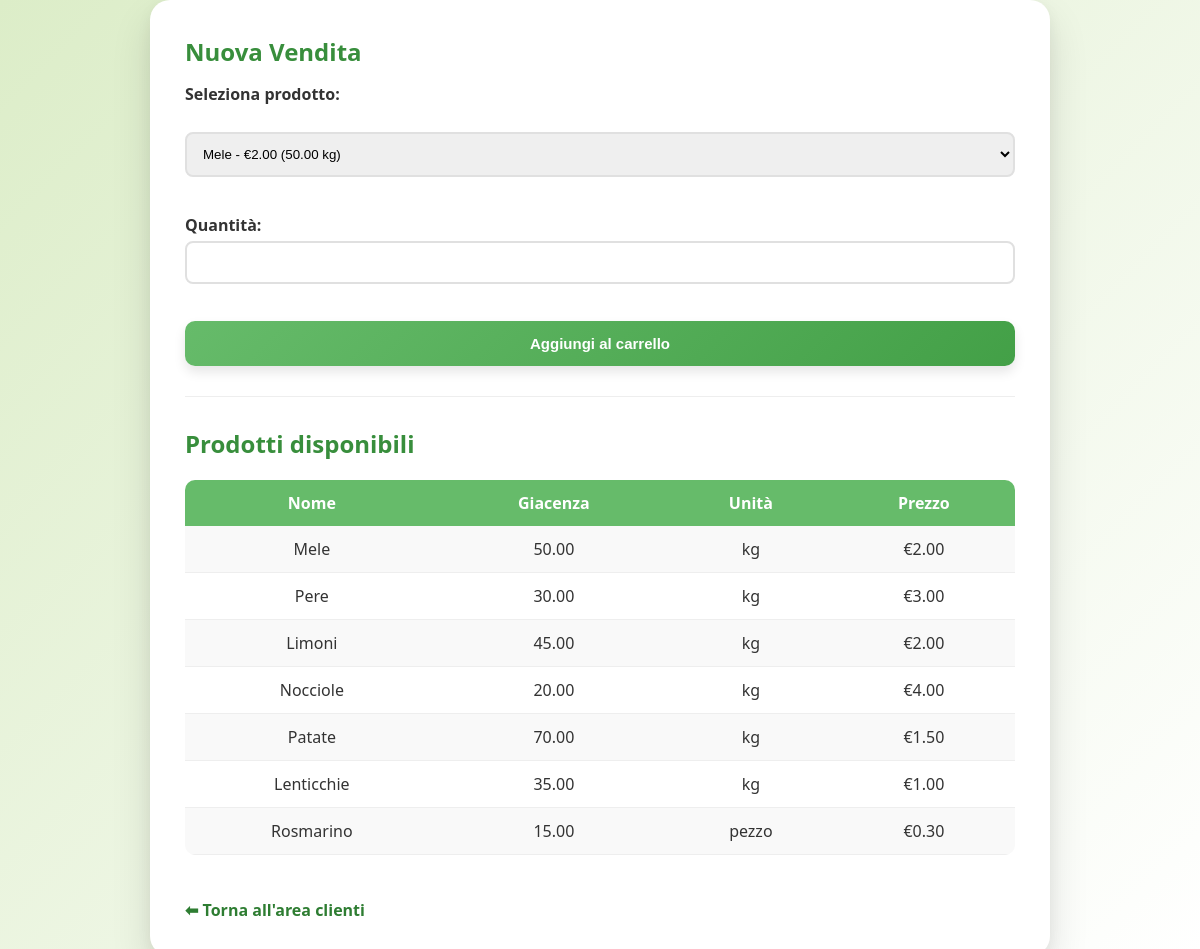
The page /acquisti.php (signed in) on the database its author committed.
### tables this page shows
CREATE TABLE Prezzi (
    idPrezzo INT AUTO_INCREMENT PRIMARY KEY,
    idProdotto INT,
    prezzo DECIMAL(10,2),
    dataInizioValidita DATE,
    dataFineValidita DATE,
    FOREIGN KEY (idProdotto) REFERENCES Prodotti(idProdotto) ON DELETE CASCADE
);

CREATE TABLE Prodotti (
    idProdotto INT AUTO_INCREMENT PRIMARY KEY,
    nome VARCHAR(100),
    giacenza DECIMAL(10,2),
    unitaMisura ENUM('kg', 'pezzo'),
    categoria VARCHAR(100),
    tipo ENUM('fresco', 'riserva', 'confezionato')
);

### src/acquisti.php (the view, shortened to what this page needs)
<?php
    include "db.php";
?>
<!DOCTYPE html>
<html lang="it">
<head>
    <link rel="stylesheet" href="/css/style.css">
</head>
<body>
    <div class="container">
    <h2>Nuova Vendita</h2>
    <form method="POST">
        <label>Seleziona prodotto:</label><br>
        <select name="prodotto" required>
            <?php
            $resProd = $conn->query("
                SELECT p.idProdotto, p.nome, p.giacenza, p.unitaMisura, pr.prezzo
                FROM Prodotti p
                JOIN Prezzi pr ON p.idProdotto = pr.idProdotto AND pr.dataFineValidita IS NULL
                WHERE p.giacenza > 0
            ");
            while ($p = $resProd->fetch_assoc()) {
                echo "<option value='{$p['idProdotto']}'>
                        {$p['nome']} - €{$p['prezzo']} ({$p['giacenza']} {$p['unitaMisura']})
                    </option>";
            }
            ?>
        </select><br><br>
        <label>Quantità:</label>
        <input type="number" step="0.01" name="quantita" required><br><br>
        <button type="submit" name="aggiungi">Aggiungi al carrello</button>
    </form>
    <hr>
    <h2>Prodotti disponibili</h2>
    <table>
        <tr>
            <th>Nome</th>
            <th>Giacenza</th>
            <th>Unità</th>
            <th>Prezzo</th>
        </tr>
    <?php
        $res = $conn->query("
            SELECT p.nome, p.giacenza, p.unitaMisura, pr.prezzo
            FROM Prodotti p
            JOIN Prezzi pr ON p.idProdotto = pr.idProdotto AND pr.dataFineValidita IS NULL
            WHERE p.giacenza > 0
        ");
        while ($p = $res->fetch_assoc()) {
            echo "<tr>
                    <td>{$p['nome']}</td>
                    <td>{$p['giacenza']}</td>
                    <td>{$p['unitaMisura']}</td>
                    <td>€{$p['prezzo']}</td>
                </tr>";
        }
        ?>
        </table>
    <br><br>
    <a href="index_cliente.php">⬅ Torna all'area clienti</a>
    </div>
</body>
</html>

### src/css/style.css (style rules this page uses)
* { margin:0; padding:0; box-sizing:border-box; }
body { min-height:100vh; display:grid; place-items:center; font-family:'Segoe UI', Tahoma, Geneva, Verdana, sans-serif; background:linear-gradient(135deg,#dcedc8,#ffffff); color:#333; }
.container { width:100%; max-width: 900px; background:white; padding:35px; border-radius:20px; box-shadow: 0 20px 40px rgba(0,0,0,0.12), 0 5px 15px rgba(0,0,0,0.05); animation:fadeIn 0.5s ease; }
h2, h3 { margin-bottom:15px; color:#388e3c; }
form { margin-bottom:25px; }
label { display:block; margin-bottom:5px; font-weight:600; }
input, select { width:100%; padding:12px; margin-bottom:15px; border:2px solid #e0e0e0; border-radius:8px; transition:0.25s; }
button { width:100%; padding:14px; border:none; border-radius:10px; font-size:15px; font-weight:600; cursor:pointer; background:linear-gradient(135deg,#66bb6a,#43a047); color:white; transition:all 0.25s ease; box-shadow:0 6px 12px rgba(0,0,0,0.1); }
a { text-decoration:none; color:#2e7d32; font-weight:600; }
table { width:100%; border-collapse:collapse; margin-top:20px; border-radius:10px; overflow:hidden; }
table th { background:#66bb6a; color:white; padding:12px; }
table td { padding:12px; border-bottom:1px solid #eee; text-align:center; }
table tr:nth-child(even) { background:#f9f9f9; }
hr { margin:30px 0; border:none; border-top:1px solid #eee; }

### rows shown on the page
prezzi: idProdotto.nome "Mele", idProdotto.giacenza "50.00", idProdotto.unitaMisura "kg", prezzo "2.00"
prezzi: idProdotto.nome "Pere", idProdotto.giacenza "30.00", idProdotto.unitaMisura "kg", prezzo "3.00"
prezzi: idProdotto.nome "Limoni", idProdotto.giacenza "45.00", idProdotto.unitaMisura "kg", prezzo "2.00"
prezzi: idProdotto.nome "Nocciole", idProdotto.giacenza "20.00", idProdotto.unitaMisura "kg", prezzo "4.00"
prezzi: idProdotto.nome "Patate", idProdotto.giacenza "70.00", idProdotto.unitaMisura "kg", prezzo "1.50"
prezzi: idProdotto.nome "Lenticchie", idProdotto.giacenza "35.00", idProdotto.unitaMisura "kg", prezzo "1.00"
prezzi: idProdotto.nome "Rosmarino", idProdotto.giacenza "15.00", idProdotto.unitaMisura "pezzo", prezzo "0.30"

### other values the page prints
form field prodotto "Mele - €2.00 (50.00 kg)"
